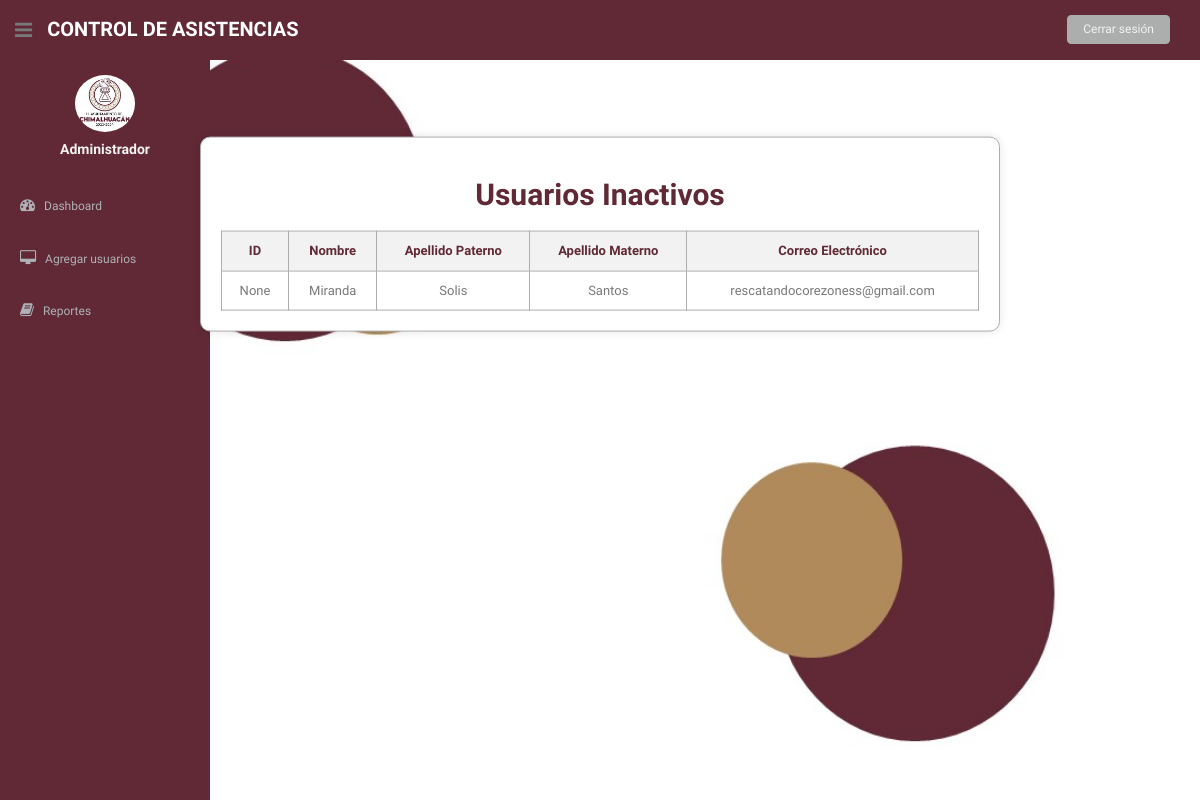
Screenshot of /inactivos/ (signed in) with the database file from the repository.
### asistencia/models.py (models this page shows, shortened)
class Usuario(models.Model):
    nombre = models.CharField(max_length=100)
    apellido_paterno = models.CharField(max_length=100)
    apellido_materno = models.CharField(max_length=100)
    telefono = models.CharField(max_length=10)
    correo_electronico = models.EmailField(unique=True)
    fecha_registro = models.DateField(auto_now_add=True)
    user = models.OneToOneField(User, on_delete=models.CASCADE, null=True, blank=True)
    OPCIONES_SERVICIO = [
        ('SS', 'Servicio Social'),
        ('R', 'Residencias'),
    ]
    tipo_servicio = models.CharField(max_length=2, choices=OPCIONES_SERVICIO)
    horas_realizadas = models.IntegerField(default=0)
    horas_requeridas = models.IntegerField()
    activo = models.BooleanField(default=True)

### asistencia/views.py (the view)
# urls.py: path('inactivos/', lista_usuarios_inactivos, name='usuarios_inactivos'),
@login_required
def lista_usuarios_inactivos(request):
    usuarios_inactivos = Usuario.objects.filter(activo=False)
    query = request.GET.get('q')
    if query:
        usuarios_inactivos = usuarios_inactivos.filter(nombre__icontains=query)
    return render(request, 'usuarios_inactivos.html', {'usuarios': usuarios_inactivos, 'query': query})

### asistencia/templates/usuarios_inactivos.html (shortened to what this page needs)
{% load static %}
<!DOCTYPE html>
<html lang="en">
<head>
  <link href="{% static 'css/bootstrap.css' %}" rel="stylesheet">
  <link href="{% static 'font-awesome/css/font-awesome.css' %}" rel="stylesheet" />
  <link rel="stylesheet" type="text/css" href="{% static 'css/zabuto_calendar.css' %}">
  <link rel="stylesheet" type="text/css" href="{% static 'js/gritter/css/jquery.gritter.css' %}" />
  <link rel="stylesheet" type="text/css" href="{% static 'lineicons/style.css' %}">
  <link href="{% static 'css/style.css' %}" rel="stylesheet">
  <link href="{% static 'css/style-responsive.css' %}" rel="stylesheet">
</head>
<body>
  <section id="container">
    {% include 'general/menu.html' %}
    <div class="container">
      <h2>Usuarios Inactivos</h2>
      <table>
        <thead>
            <tr>
                <th>ID</th>
                <th>Nombre</th>
                <th>Apellido Paterno</th>
                <th>Apellido Materno</th>
                <th>Correo Electrónico</th>
            </tr>
        </thead>
        <tbody>
            {% for usuario in usuarios %}
            <tr>
                <td>{{ usuario.user_id }}</td>
                <td>{{ usuario.nombre }}</td>
                <td>{{ usuario.apellido_paterno }}</td>
                <td>{{ usuario.apellido_materno }}</td>
                <td>{{ usuario.correo_electronico }}</td>
            </tr>
            {% empty %}
            <tr>
                <td colspan="4">No hay usuarios inactivos.</td>
            </tr>
            {% endfor %}
        </tbody>
      </table>
    </div>
  </section>
</body>
</html>

### static/css/style.css (style rules this page uses)
body { color: #797979; background: #f2f2f2; font-family: 'Ruda', sans-serif; padding: 0px !important; margin: 0px !important; font-size:13px; }
#container { width: 100%; height: 100%; }

### asistencia/templates/usuarios_inactivos.html (style rules this page uses)
.container { background-color: #ffffff; border: 1px solid #ACADAD; padding: 20px; border-radius: 10px; box-shadow: 0px 0px 10px rgba(0, 0, 0, 0.1); margin: 0 auto; max-width: 800px; position: relative; top: 70%; transform: translateY(70%); }
h2 { color: #602935; font-weight: bold; text-align: center; }
table { width: 100%; border-collapse: collapse; margin-top: 20px; }
th, td { border: 1px solid #ACADAD; padding: 10px; text-align: center; }
th { background-color: #f2f2f2; color: #602935; }

### rows the page displays
Usuario: user_id "None", nombre "Miranda", apellido_paterno "Solis", apellido_materno "Santos", correo_electronico "rescatandocorezoness@gmail.com"
